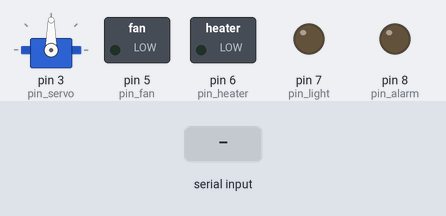
Simulated run of this sketch. Board: Arduino Uno, built with avr-gcc and run on an emulated ATmega328P. Shown: servo, switched loads named in the sketch (green lamp = pin HIGH), output pins drawn as LEDs (lit = HIGH). The test bench sets the inputs (shaded band).

Above: at 1.2 s.
1.3 s: "w90\n" received over Serial
At 3.4 s:
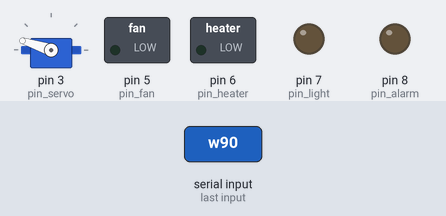
3.8 s: "w,45\n" received over Serial
At 5.3 s:
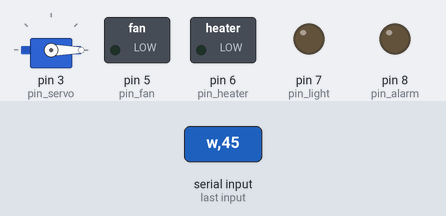
Timing chart, 0 to 6.8 s (numbered marks = the images above; inputs shaded):
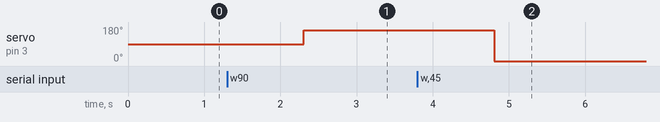

The sketch:

Senior.ino
```cpp
#include <Servo.h>

#define pin_servo 3
#define pin_fan 5
#define pin_heater 6
#define pin_light 7
#define pin_alarm 8

Servo window;
String command = "";

void setup() {
  Serial.begin(9600);
  window.attach(pin_servo, 470, 2260);

  pinMode(pin_fan, OUTPUT);
  pinMode(pin_heater, OUTPUT);
  pinMode(pin_light, OUTPUT);
  pinMode(pin_alarm, OUTPUT);


}

void loop() {
  while(Serial.available()){
    command = Serial.readString();
    char c = command.charAt(0);
    command = command.substring(1);

    switch (c) {
        case 'w':
          handle_window(command);
          break;

        case 'f':
          handle_fan(command);
          break;

          case 'h':
          handle_heater(command);
          break;

          case 'l':
          handle_light(command);
          break;

          case 'a':
          handle_alarm(command);
          break;

        default:
          break;
    }
  }
}

void handle_window(String command){
  int angle = command.toInt();
  angle = map(angle, 0, 100, 470, 2260);
  window.writeMicroseconds(angle);
}

void handle_fan(String command){
  int value = (command == "ON" ? HIGH: LOW);
  digitalWrite(pin_fan, value);
}

void handle_heater(String command){
  int value = (command == "ON" ? HIGH: LOW);
  digitalWrite(pin_heater, value);
}

void handle_light(String command){
  int value = (command == "ON" ? HIGH: LOW);
  digitalWrite(pin_light, value);
}

void handle_alarm(String command){
  int value = (command == "ON" ? HIGH: LOW);
  digitalWrite(pin_alarm, value);
}
```

Measured:
- after the input at 1.3 s, servo on pin 3 (pin_servo): 90° → 162° after 1.0 s
- after the input at 3.8 s, servo on pin 3 (pin_servo): 162° → 0° after 1.0 s
